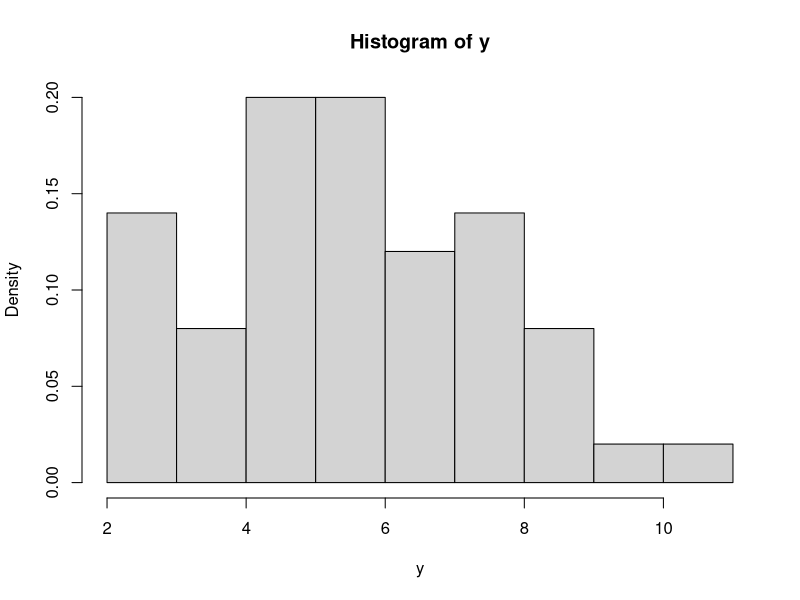
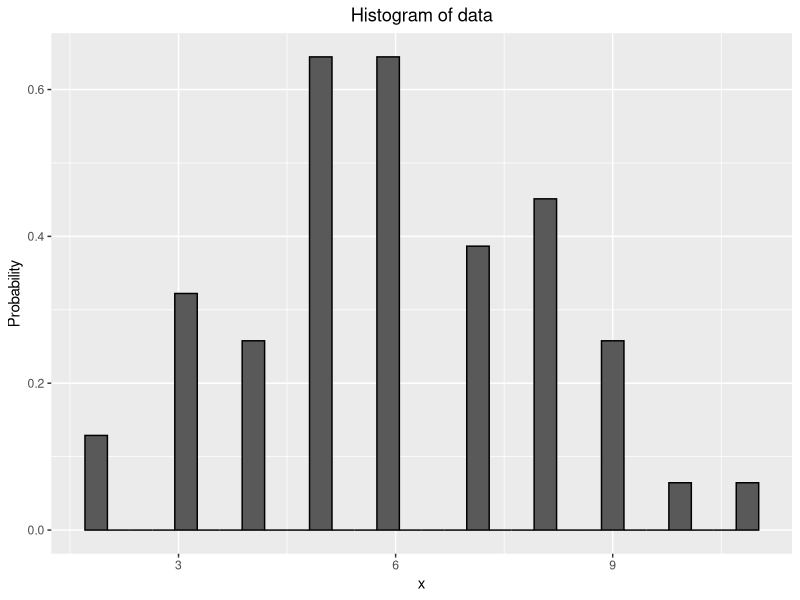
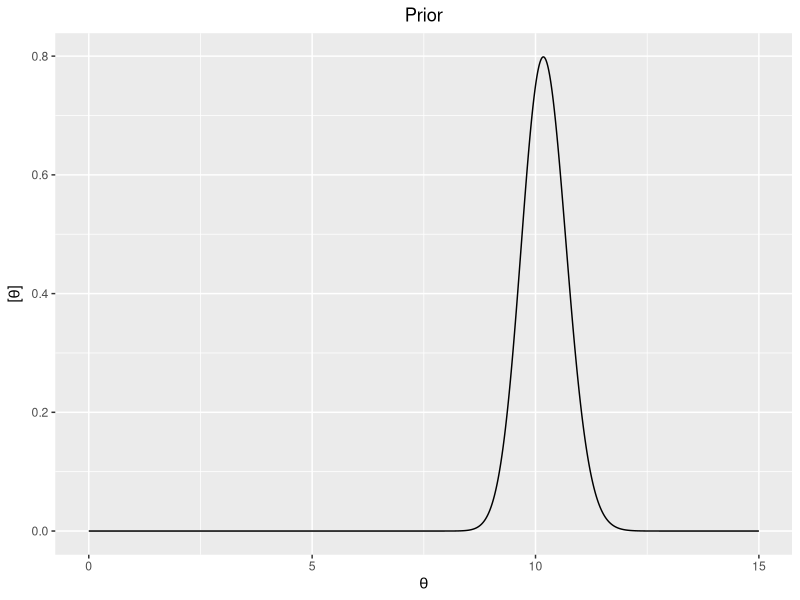
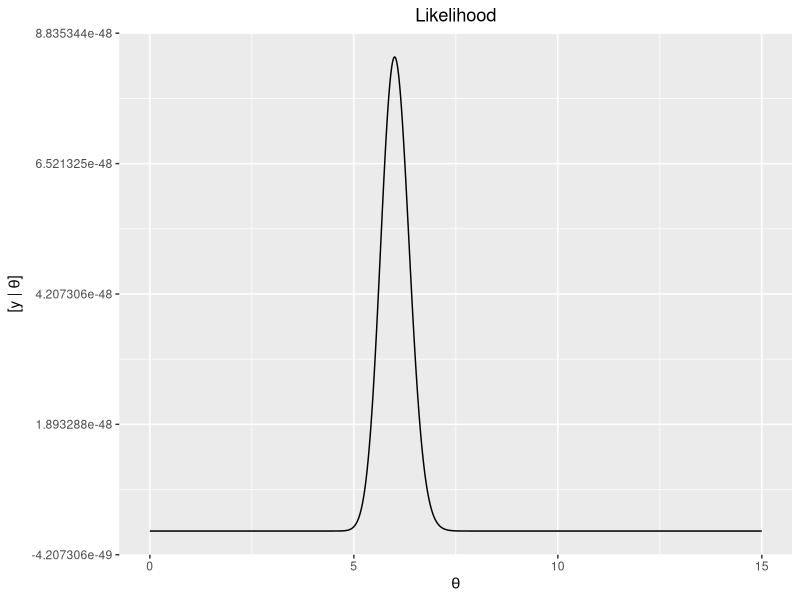
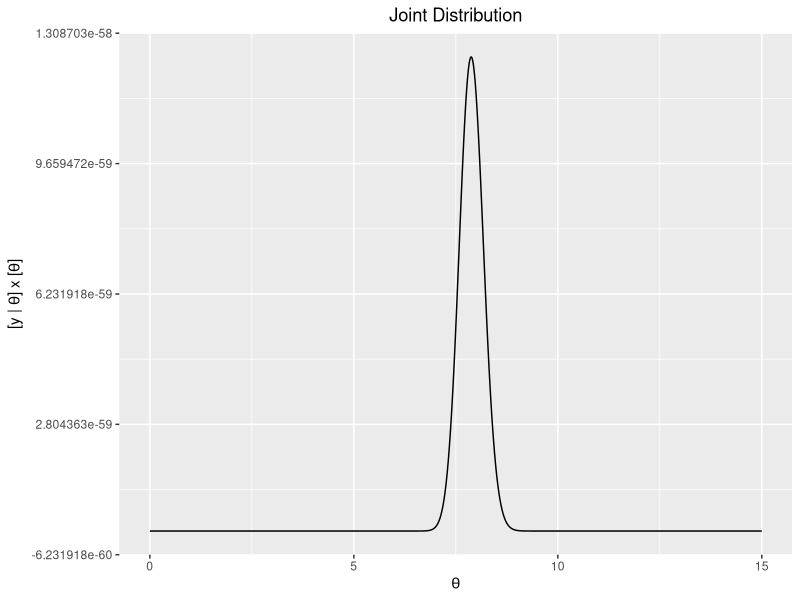
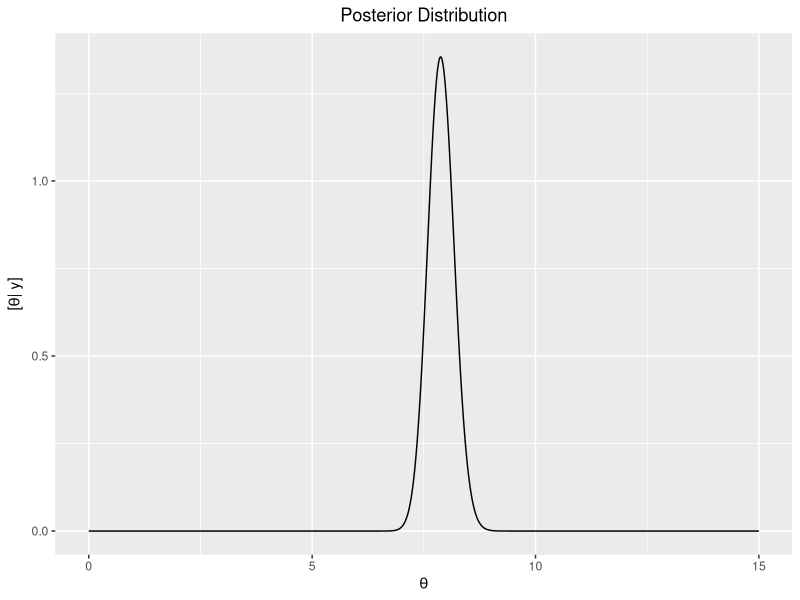
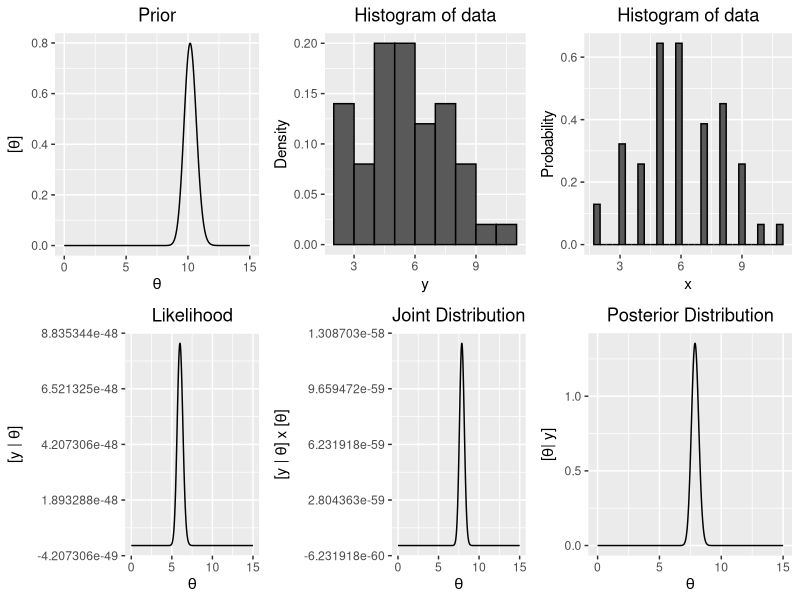
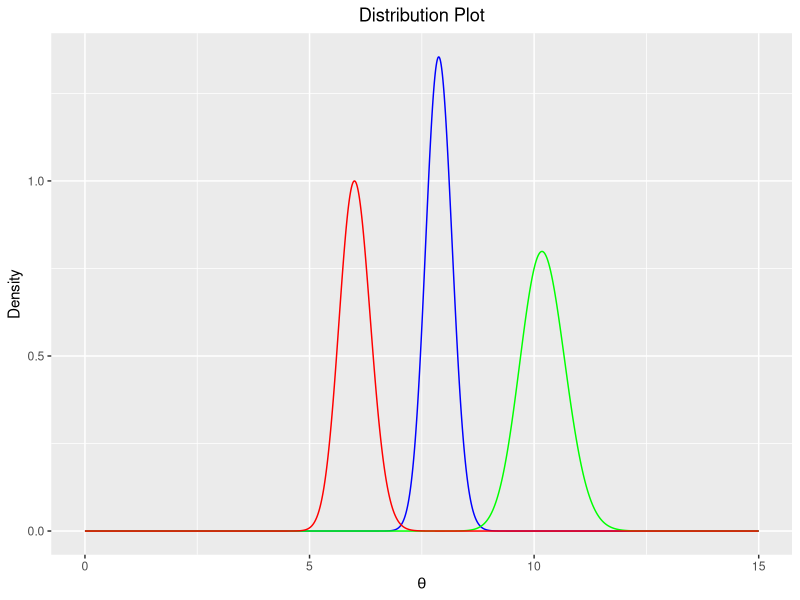

Write R code to recreate these figures, in order.
## ---- chunk 1
knitr::opts_chunk$set(
	echo = FALSE,
	fig.height = 3.5,
	fig.width = 5.5,
	message = FALSE,
	warning = FALSE,
	attr.source = ".numberLines"
)
library(ggplot2)
library(gridExtra)
library(dplyr)
library(ggpubr)
library(mathjaxr)
set.seed(10)
## ---- chunk 2
y = rpois(50, 6.4)
var(y)
## ---- chunk 3
hist(y,probability=TRUE)
y_df = data.frame(y)
f_hist1 = ggplot(y_df, aes(x=y))+
  geom_histogram(aes(y = ..density..), breaks=c(2,3,4,5,6,7,8,9,10,11), color = "black")+
  labs(title="Histogram of data",y="Density")+
  theme(plot.title = element_text(hjust = 0.5))
## ---- chunk 4
f_hist2 = ggplot(y_df, aes(x=y))+
  geom_histogram(aes(y = ..density..), color = "black")+
  labs(title="Histogram of data",y="Probability",x="x")+
  theme(plot.title = element_text(hjust = 0.5))
f_hist2
## ---- chunk 5
mu.prior = 10.2
mu.prior
sigma.prior = 0.5 #standard deviation
sigma.prior

theta = seq(0, 15, 0.01)
head(theta)
## ---- chunk 6
prior <- function(theta, mu, sigma){
  #gamma distribution moment match
  alpha = mu^2/sigma^2
  beta = mu/sigma^2
  prob_density = dgamma(theta, alpha, beta)
}
## ---- chunk 7
prior_df = data.frame(theta, density = prior(theta, mu.prior, sigma.prior))
f_prior = ggplot(prior_df, aes(x=theta, y=density))+
  geom_line()+
  labs(x=expression(theta), title="Prior",y=expression(paste("[", theta, "]")))+
  theme(plot.title = element_text(hjust = 0.5))
f_prior
## ---- chunk 8
alpha = mu.prior^2/sigma.prior^2
beta = mu.prior/sigma.prior^2
gam = rgamma(100000, alpha, beta)
mean(gam)
sd(gam)
## ---- chunk 9
like <- function(theta, y){
  #your code to calculate total likelihood of the data conditional on each value of theta}
    y_theta = prod(dpois(y,theta))
  return(y_theta)
}
## ---- chunk 10
likelihood = c()
for (i in 1:length(theta)){
  likelihood[i] = like(theta[i], y)
}

like_df = data.frame(theta, likelihood)

f_likelihood = ggplot(like_df, aes(x=theta, y=likelihood))+
  geom_line()+
  labs(x=expression(theta), title="Likelihood",y=expression(paste("[y | ", theta, "]")))+
  theme(plot.title = element_text(hjust = 0.5))
f_likelihood
## ---- chunk 11
joint_theta = c()
for (i in 1:length(theta)){
  joint_theta[i] = like(theta[i], y)*prior(theta[i],mu.prior, sigma.prior)
}

joint_df = data.frame(theta, joint=joint_theta)
f_joint = ggplot(joint_df, aes(x=theta, y=joint))+
  geom_line()+
  labs(x=expression(theta), title="Joint Distribution",
       y=expression(paste("[y | ", theta, "] x [",theta,"]")))+
  theme(plot.title = element_text(hjust = 0.5))
f_joint
## ---- chunk 12
#11
sum(.01*joint_theta)
## ---- chunk 13
posterior_df = data.frame(theta, posterior = joint_df$joint/sum(joint_theta*0.01))
f_posterior = ggplot(posterior_df, aes(x=theta, y=posterior))+
  geom_line()+
  labs(x=expression(theta), title="Posterior Distribution",y=expression(paste("[", theta, "| y]")))+
  theme(plot.title = element_text(hjust = 0.5))
f_posterior
## ---- chunk 14
library(ggpubr)
ggarrange(f_prior, f_hist1, f_hist2, f_likelihood, f_joint, f_posterior, ncol = 3, nrow = 2)
## ---- chunk 15
max(like_df$likelihood)
like_df = like_df %>% 
  mutate(likelihood.2 = likelihood/max(like_df$likelihood))


ggplot()+
  geom_line(posterior_df, mapping=aes(x=theta, y=posterior), color="blue")+
  geom_line(prior_df, mapping=aes(x=theta, y=density), color="green")+
  geom_line(like_df, mapping=aes(x=theta, y=likelihood.2), color="red")+
  labs(x=expression(theta), title="Distribution Plot",y="Density")+
  theme(plot.title = element_text(hjust = 0.5))
## ---- chunk 16
posterior_conj <- function(theta){
  #gamma distribution 
  alpha_conj = alpha + sum(y)
  beta_conj = beta + 50
  prob_density = dgamma(theta, alpha_conj, beta_conj)
  return (prob_density)
}

posterior_df_conj = data.frame(theta, density = posterior_conj(theta))

ggplot()+
  geom_line(posterior_df, mapping=aes(x=theta, y=posterior), color="blue", alpha = 0.2, size=2)+
  geom_line(posterior_df_conj, mapping=aes(x=theta, y=density), color="green",alpha = 0.2, size=2)+
  labs(x=expression(theta), title="Scaled Overlay",y="Probability Density")+
  theme(plot.title = element_text(hjust = 0.5))
## ---- chunk 17
#varaiance to 2.5
prior_df_2 = data.frame(theta, density = prior(theta, 10.2, 2.5))

joint_theta_2 = c()
for (i in 1:length(theta)){
  joint_theta_2[i] = like(theta[i], y)*prior(theta[i],10.2, 2.5)
}

joint_df_2 = data.frame(theta, joint=joint_theta_2)

posterior_df_2 = data.frame(theta, posterior = joint_df_2$joint/sum(joint_theta*0.01))

ggplot()+
  geom_line(posterior_df_2, mapping=aes(x=theta, y=posterior), color="blue")+
  geom_line(like_df, mapping=aes(x=theta, y=likelihood.2), color="red")+
  geom_line(prior_df_2, mapping=aes(x=theta, y=density), color="green")+
  labs(x=expression(theta), title="Scaled Overlay (variance = 2.5)")+
  theme(plot.title = element_text(hjust = 0.5))
## ---- chunk 18
#varaiance to 0.5
prior_df_2 = data.frame(theta, density = prior(theta, 10.2, 0.1))

joint_theta_2 = c()
for (i in 1:length(theta)){
  joint_theta_2[i] = like(theta[i], y)*prior(theta[i],10.2, 0.1)
}

joint_df_2 = data.frame(theta, joint=joint_theta_2)

posterior_df_2 = data.frame(theta, posterior = joint_df_2$joint/sum(joint_theta*0.01))

ggplot()+
  geom_line(posterior_df_2, mapping=aes(x=theta, y=posterior), color="blue")+
  geom_line(like_df, mapping=aes(x=theta, y=likelihood.2), color="red")+
  geom_line(prior_df_2, mapping=aes(x=theta, y=density), color="green")+
  labs(x=expression(theta), title="Scaled Overlay (variance = 0.1)")+
  theme(plot.title = element_text(hjust = 0.5))
## ---- chunk 19
# increase the number of observations to 100
y_2 = rpois(100, 6.4)
likelihood_2 = c()
for (i in 1:length(theta)){
  likelihood_2[i] = like(theta[i], y_2)
}

like_df_2 = data.frame(theta, likelihood_2)
max(like_df_2$likelihood_2)
like_df_2 = like_df_2 %>% 
  mutate(likelihood.2 = likelihood_2/max(like_df_2$likelihood_2))

ggplot()+
  geom_line(posterior_df, mapping=aes(x=theta, y=posterior), color="blue")+
  geom_line(like_df_2, mapping=aes(x=theta, y=likelihood.2), color="red")+
  geom_line(prior_df, mapping=aes(x=theta, y=density), color="green")+
  labs(x=expression(theta), title="Scaled Overlay (n = 100)")+
  theme(plot.title = element_text(hjust = 0.5))
